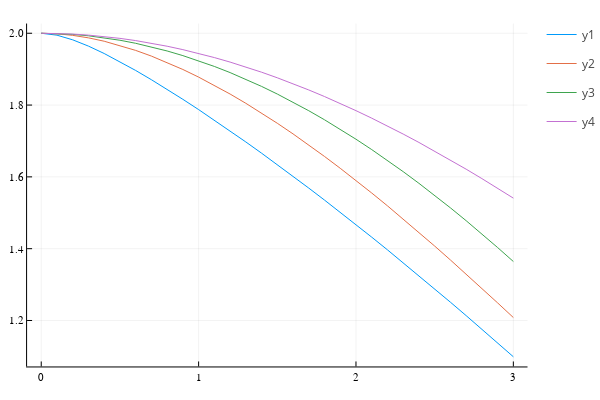

Write notebook code for a chart like this one.
### Code cell
plot(q, f_α)

### Figure 1 — Plotly figure (JSON) as saved in the notebook; plotly's stock layout.template omitted (floating-point values rounded to 4 significant figures)
{"data": [{"colorbar": {"title": ""}, "legendgroup": "y1", "line": {"color": "rgba(0, 154, 250, 1.000)", "dash": "solid", "shape": "linear", "width": 1}, "mode": "lines", "name": "y1", "showlegend": true, "type": "scatter", "x": [0, 0.1, 0.2, 0.3, 0.4, 0.5, 0.6, 0.7, 0.8, 0.9, 1, 1.1, 1.2, 1.3, 1.4, 1.5, 1.6, 1.7, 1.8, 1.9, 2, 2.1, 2.2, 2.3, 2.4, 2.5, 2.6, 2.7, 2.8, 2.9, 3], "xaxis": "x", "y": [2, 1.995, 1.982, 1.964, 1.944, 1.921, 1.896, 1.871, 1.844, 1.816, 1.787, 1.758, 1.728, 1.697, 1.666, 1.634, 1.602, 1.569, 1.535, 1.501, 1.467, 1.432, 1.397, 1.361, 1.325, 1.288, 1.251, 1.214, 1.176, 1.138, 1.099], "yaxis": "y", "zmax": null, "zmin": null}, {"colorbar": {"title": ""}, "legendgroup": "y2", "line": {"color": "rgba(227, 111, 71, 1.000)", "dash": "solid", "shape": "linear", "width": 1}, "mode": "lines", "name": "y2", "showlegend": true, "type": "scatter", "x": [0, 0.1, 0.2, 0.3, 0.4, 0.5, 0.6, 0.7, 0.8, 0.9, 1, 1.1, 1.2, 1.3, 1.4, 1.5, 1.6, 1.7, 1.8, 1.9, 2, 2.1, 2.2, 2.3, 2.4, 2.5, 2.6, 2.7, 2.8, 2.9, 3], "xaxis": "x", "y": [2, 1.998, 1.994, 1.987, 1.978, 1.966, 1.952, 1.936, 1.919, 1.899, 1.878, 1.855, 1.831, 1.805, 1.778, 1.749, 1.72, 1.689, 1.657, 1.624, 1.59, 1.555, 1.519, 1.483, 1.445, 1.407, 1.369, 1.329, 1.289, 1.249, 1.208], "yaxis": "y", "zmax": null, "zmin": null}, {"colorbar": {"title": ""}, "legendgroup": "y3", "line": {"color": "rgba(62, 164, 78, 1.000)", "dash": "solid", "shape": "linear", "width": 1}, "mode": "lines", "name": "y3", "showlegend": true, "type": "scatter", "x": [0, 0.1, 0.2, 0.3, 0.4, 0.5, 0.6, 0.7, 0.8, 0.9, 1, 1.1, 1.2, 1.3, 1.4, 1.5, 1.6, 1.7, 1.8, 1.9, 2, 2.1, 2.2, 2.3, 2.4, 2.5, 2.6, 2.7, 2.8, 2.9, 3], "xaxis": "x", "y": [2.0, 1.999, 1.997, 1.993, 1.987, 1.981, 1.972, 1.962, 1.951, 1.938, 1.923, 1.908, 1.89, 1.872, 1.852, 1.831, 1.808, 1.784, 1.759, 1.733, 1.705, 1.676, 1.646, 1.615, 1.582, 1.548, 1.514, 1.478, 1.441, 1.403, 1.364], "yaxis": "y", "zmax": null, "zmin": null}, {"colorbar": {"title": ""}, "legendgroup": "y4", "line": {"color": "rgba(195, 113, 210, 1.000)", "dash": "solid", "shape": "linear", "width": 1}, "mode": "lines", "name": "y4", "showlegend": true, "type": "scatter", "x": [0, 0.1, 0.2, 0.3, 0.4, 0.5, 0.6, 0.7, 0.8, 0.9, 1, 1.1, 1.2, 1.3, 1.4, 1.5, 1.6, 1.7, 1.8, 1.9, 2, 2.1, 2.2, 2.3, 2.4, 2.5, 2.6, 2.7, 2.8, 2.9, 3], "xaxis": "x", "y": [2, 1.999, 1.998, 1.995, 1.991, 1.986, 1.98, 1.972, 1.964, 1.954, 1.944, 1.932, 1.92, 1.906, 1.892, 1.876, 1.859, 1.842, 1.824, 1.805, 1.784, 1.764, 1.742, 1.719, 1.696, 1.672, 1.647, 1.621, 1.595, 1.568, 1.541], "yaxis": "y", "zmax": null, "zmin": null}], "layout": {"annotations": [], "height": 400, "legend_position": {"bgcolor": "rgba(255, 255, 255, 1.000)", "bordercolor": "rgba(0, 0, 0, 1.000)", "borderwidth": 1, "font": {"color": "rgba(0, 0, 0, 1.000)", "family": "sans-serif", "size": 11}, "title": {"font": {"color": "rgba(0, 0, 0, 1.000)", "family": "sans-serif", "size": 15}, "text": ""}, "tracegroupgap": 0, "traceorder": "normal", "x": 1, "xanchor": "auto", "y": 1, "yanchor": "auto"}, "margin": {"b": 20, "l": 0, "r": 0, "t": 20}, "paper_bgcolor": "rgba(255, 255, 255, 1.000)", "plot_bgcolor": "rgba(255, 255, 255, 1.000)", "showlegend": true, "width": 600, "xaxis": {"anchor": "y", "domain": [0.05101, 0.9934], "gridcolor": "rgba(0, 0, 0, 0.100)", "gridwidth": 0.5, "linecolor": "rgba(0, 0, 0, 1.000)", "mirror": false, "range": [-0.09, 3.09], "showgrid": true, "showline": true, "showticklabels": true, "tickangle": 0, "tickcolor": "rgb(0, 0, 0)", "tickfont": {"color": "rgba(0, 0, 0, 1.000)", "family": "sans-serif", "size": 11}, "tickmode": "array", "ticks": "inside", "ticktext": ["0", "1", "2", "3"], "tickvals": [0, 1, 2, 3], "title": "", "titlefont": {"color": "rgba(0, 0, 0, 1.000)", "family": "sans-serif", "size": 15}, "type": "-", "visible": true, "zeroline": false, "zerolinecolor": "rgba(0, 0, 0, 1.000)"}, "yaxis": {"anchor": "x", "domain": [0.03762, 0.9902], "gridcolor": "rgba(0, 0, 0, 0.100)", "gridwidth": 0.5, "linecolor": "rgba(0, 0, 0, 1.000)", "mirror": false, "range": [1.072, 2.027], "showgrid": true, "showline": true, "showticklabels": true, "tickangle": 0, "tickcolor": "rgb(0, 0, 0)", "tickfont": {"color": "rgba(0, 0, 0, 1.000)", "family": "sans-serif", "size": 11}, "tickmode": "array", "ticks": "inside", "ticktext": ["1.2", "1.4", "1.6", "1.8", "2.0"], "tickvals": [1.2, 1.4, 1.6, 1.8, 2], "title": "", "titlefont": {"color": "rgba(0, 0, 0, 1.000)", "family": "sans-serif", "size": 15}, "type": "-", "visible": true, "zeroline": false, "zerolinecolor": "rgba(0, 0, 0, 1.000)"}}}
